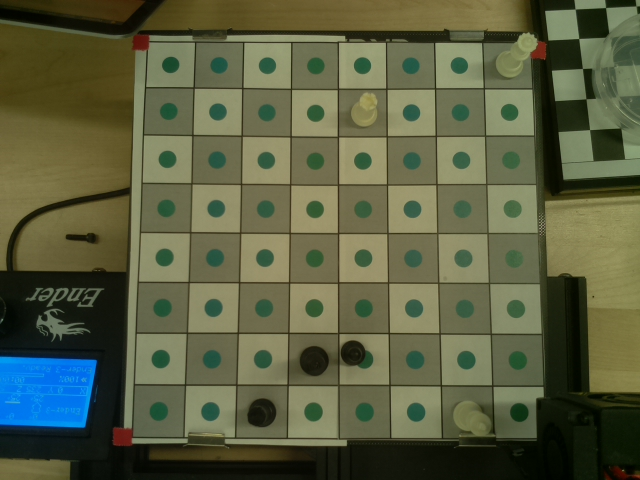
#> input picture 1.jpg, 640 x 480 px
$ python test.py
#> lines starting #> are read from the running program, lines starting #| are printed output that depends on the picture
import cv2
import numpy as np


def main():
    # Read input image
    img = cv2.imread("1.jpg")
#> img is the input picture: shape (480, 640, 3); mean B, G, R 66.1, 94.1, 89.6
    gray = cv2.cvtColor(img, cv2.COLOR_BGR2GRAY)
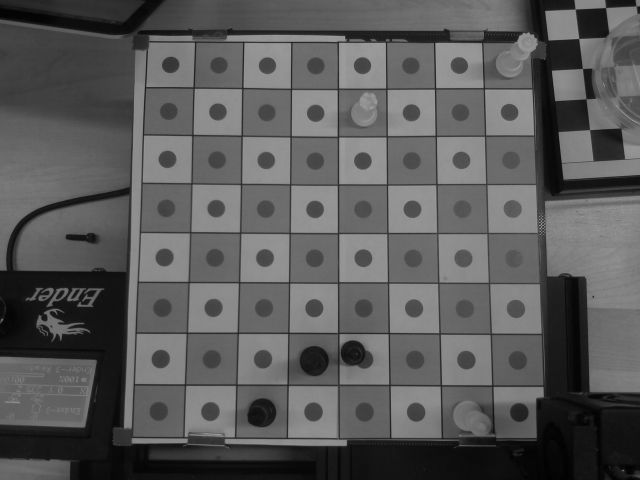
#> gray: shape (480, 640); min 1, max 161, mean 89.5

    # Find chessboard corners
    # Number of internal corners in the chessboard pattern
    pattern_size = (7, 7)
    ret, corners = cv2.findChessboardCorners(
        gray, pattern_size, flags=cv2.CALIB_CB_ADAPTIVE_THRESH + cv2.CALIB_CB_NORMALIZE_IMAGE)
#> ret = False; corners = None

    if ret:
        # Refine the corners' positions
        criteria = (cv2.TERM_CRITERIA_EPS +
                    cv2.TERM_CRITERIA_MAX_ITER, 30, 0.001)
        corners = cv2.cornerSubPix(gray, corners, (11, 11), (-1, -1), criteria)

        # Get the perspective transformation matrix
        src_pts = corners.reshape(-1, 2)
        square_size = 50  # Size of one chessboard square
        pattern_points = np.zeros((np.prod(pattern_size), 2), np.float32)
        pattern_points[:, 0] = np.tile(
            np.arange(pattern_size[0]), pattern_size[1]) * square_size
        pattern_points[:, 1] = np.repeat(
            np.arange(pattern_size[1]), pattern_size[0]) * square_size
        M, _ = cv2.findHomography(src_pts, pattern_points)

        # Apply the perspective transformation to the input image
        board_size = (pattern_size[0] * square_size,
                      pattern_size[1] * square_size)
        transformed_img = cv2.warpPerspective(img, M, board_size)

        # Show the transformed image
        cv2.imshow("Transformed Image", transformed_img)
        cv2.waitKey(0)
        cv2.destroyAllWindows()
    else:
        print("Chessboard not found.")


if __name__ == "__main__":
    main()

$ run again, with 2.jpg copied over 1.jpg
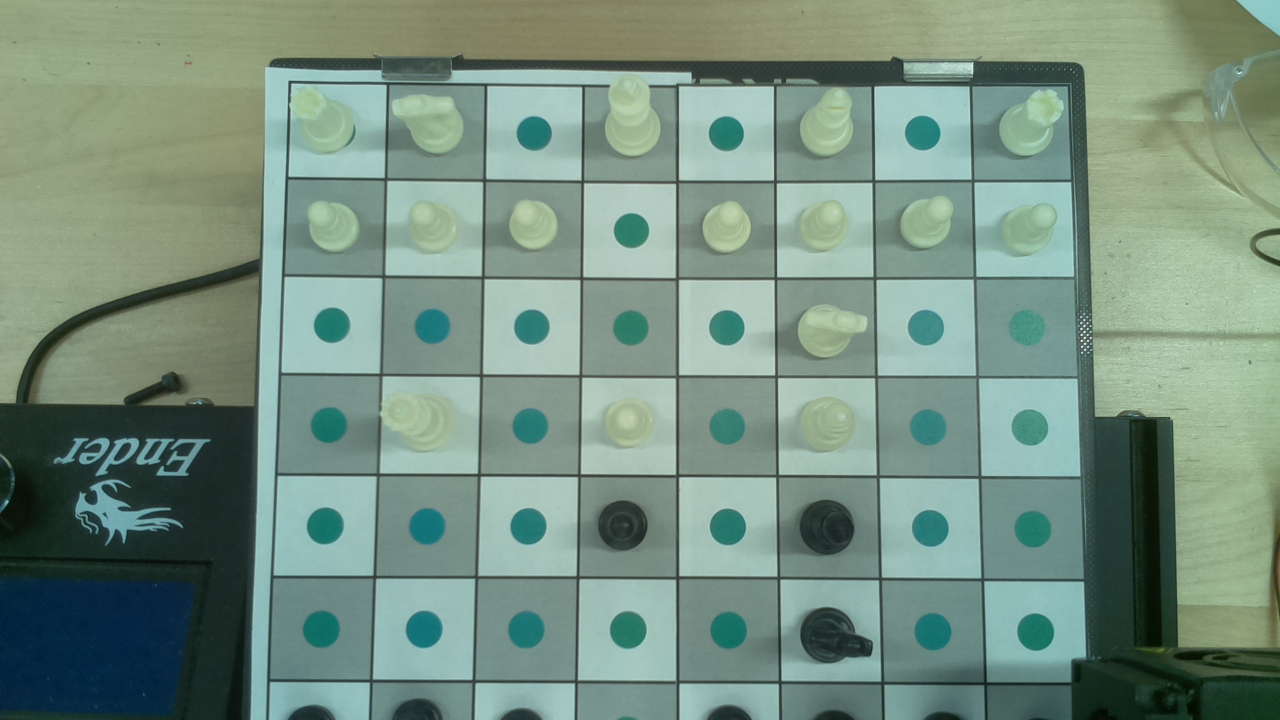
#> input picture 2.jpg, 1280 x 720 px
#> in main, img is the input picture: shape (720, 1280, 3); mean B, G, R 129.1, 143.7, 118.2
#> in main, `gray = cv2.cvtColor(img, cv2.COLOR_BGR2GRAY)`:
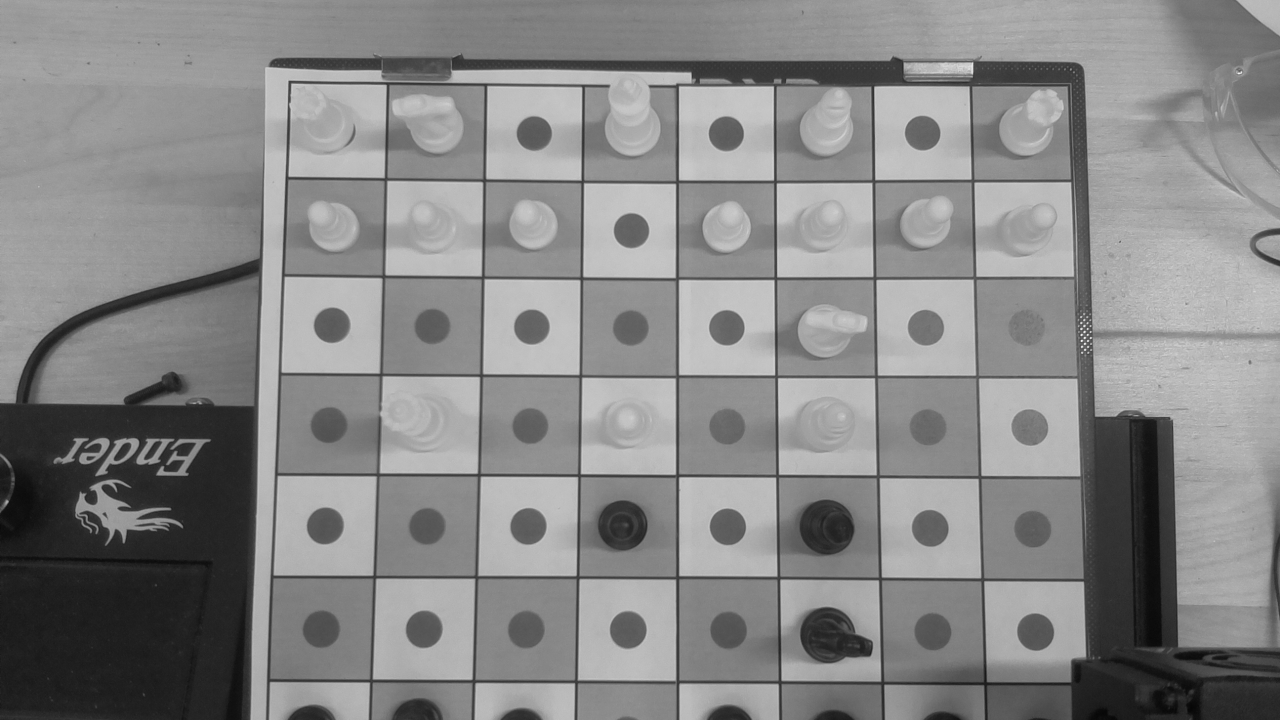
#> gray: shape (720, 1280); min 6, max 240, mean 134.4
#> ret = False; corners = None

$ run again, with 3.jpg copied over 1.jpg
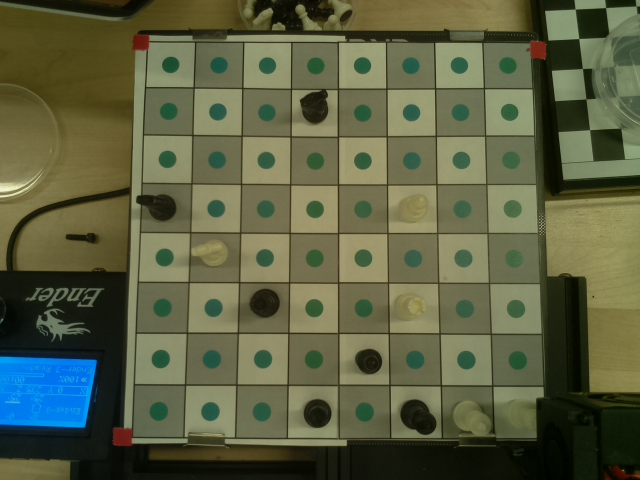
#> input picture 3.jpg, 640 x 480 px
#> in main, img is the input picture: shape (480, 640, 3); mean B, G, R 67, 95.3, 90.9
#> in main, `gray = cv2.cvtColor(img, cv2.COLOR_BGR2GRAY)`:
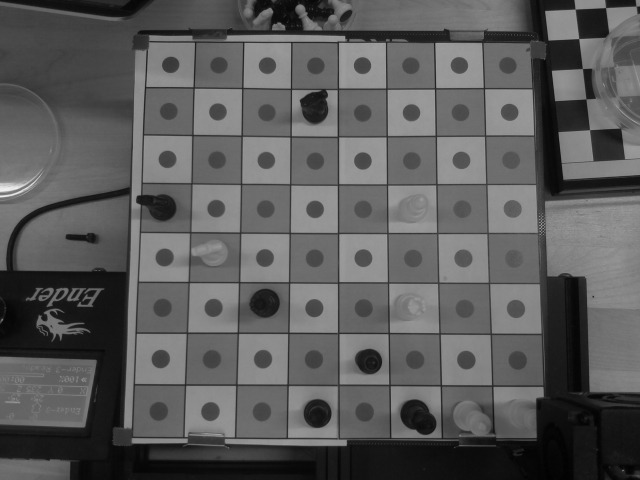
#> gray: shape (480, 640); min 1, max 238, mean 90.8
#> ret = False; corners = None

$ run again, with 4.jpg copied over 1.jpg
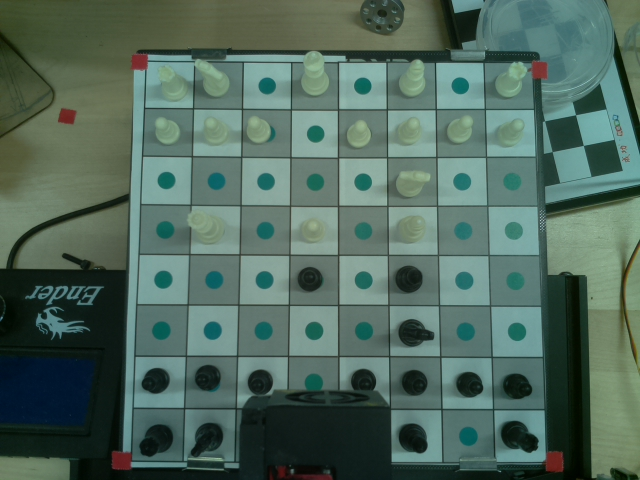
#> input picture 4.jpg, 640 x 480 px
#> in main, img is the input picture: shape (480, 640, 3); mean B, G, R 93.9, 105.3, 80.5
#> in main, `gray = cv2.cvtColor(img, cv2.COLOR_BGR2GRAY)`:
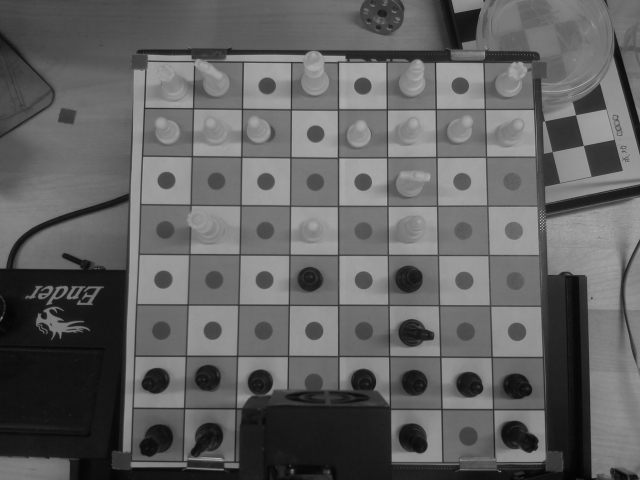
#> gray: shape (480, 640); min 2, max 193, mean 96.6
#> ret = False; corners = None
